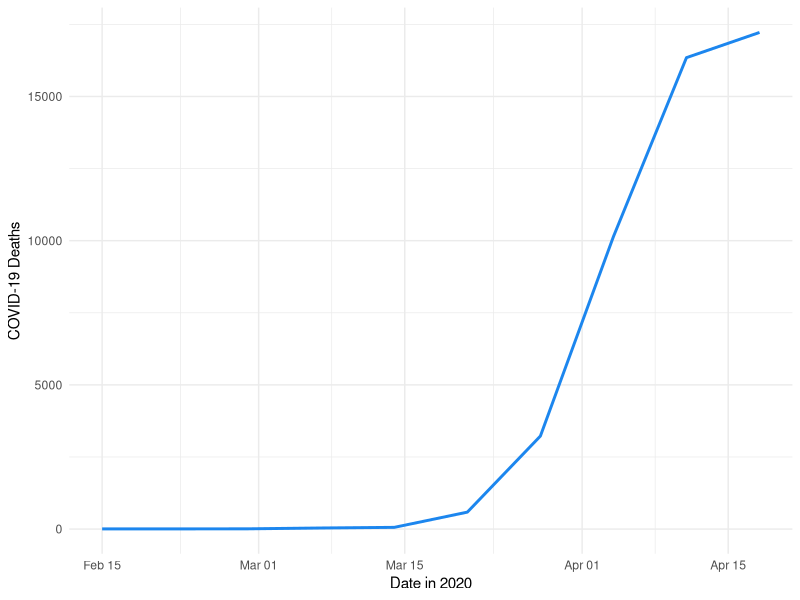
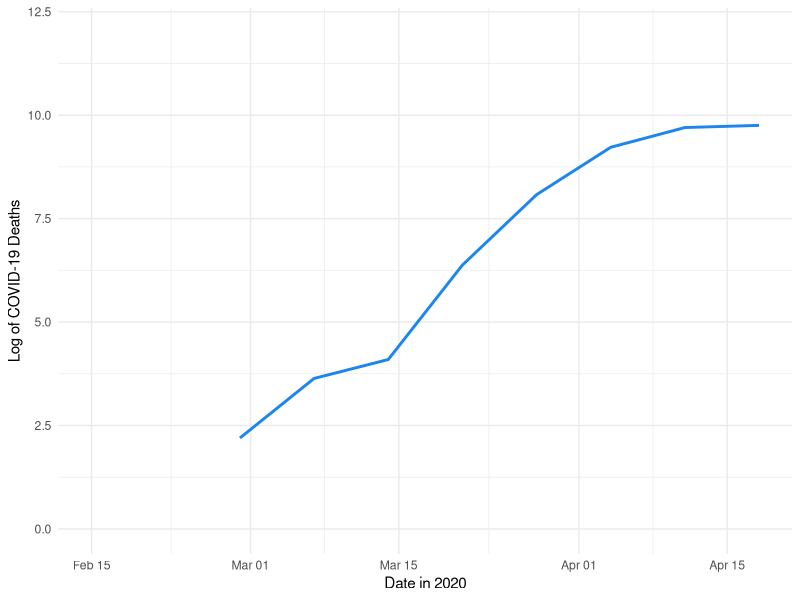

These figures' R source, in order:
## ---- chunk 1
#| label: fig-set-up
#| echo: false
#| eval: true

# Add all necessary libraries here.
library(ggplot2)
library(dplyr)

# Datasets used.
covid <- read.csv("2020 US Covid Deaths.csv")

## ---- chunk 2
#| label: fig-covid
#| echo: false
#| eval: true
#| fig-cap: "COVID-19 deaths in the United States. Data from Febrary 9 through April 18, 2020.  Data provided by @COVIDdeaths."
#| layout-ncol: 2
#| fig-subcap: 
#|  - "Linear scale"
#|  - "logarithmic scale"
#| fig-width: 6
#| fig-height: 4


covid$End.Date <- as.Date(covid$End.Date, format = "%m/%d/%Y")

covid_filtered <- covid %>% 
  filter(End.Date >= "2020-02-09") %>%
  filter(End.Date <= "2020-04-18")

covid_filtered2 <- covid_filtered %>%
  mutate(COVID.19.Deaths = if_else(End.Date < "2020-02-29", NA, COVID.19.Deaths))

ggplot(covid_filtered, aes(x = End.Date, y = COVID.19.Deaths)) +
  geom_line(color = "dodgerblue2", size = 1) + # Line properties
  labs(
    x = "Date in 2020",
    y = "COVID-19 Deaths"
  ) +
  theme_minimal()

ggplot(covid_filtered2, aes(x = End.Date, y = log(COVID.19.Deaths))) +
  geom_line(color = "dodgerblue2", size = 1) + # Line properties
  labs(
    x = "Date in 2020",
    y = "Log of COVID-19 Deaths"
  ) +
  ylim(0, 12) +
  theme_minimal()

